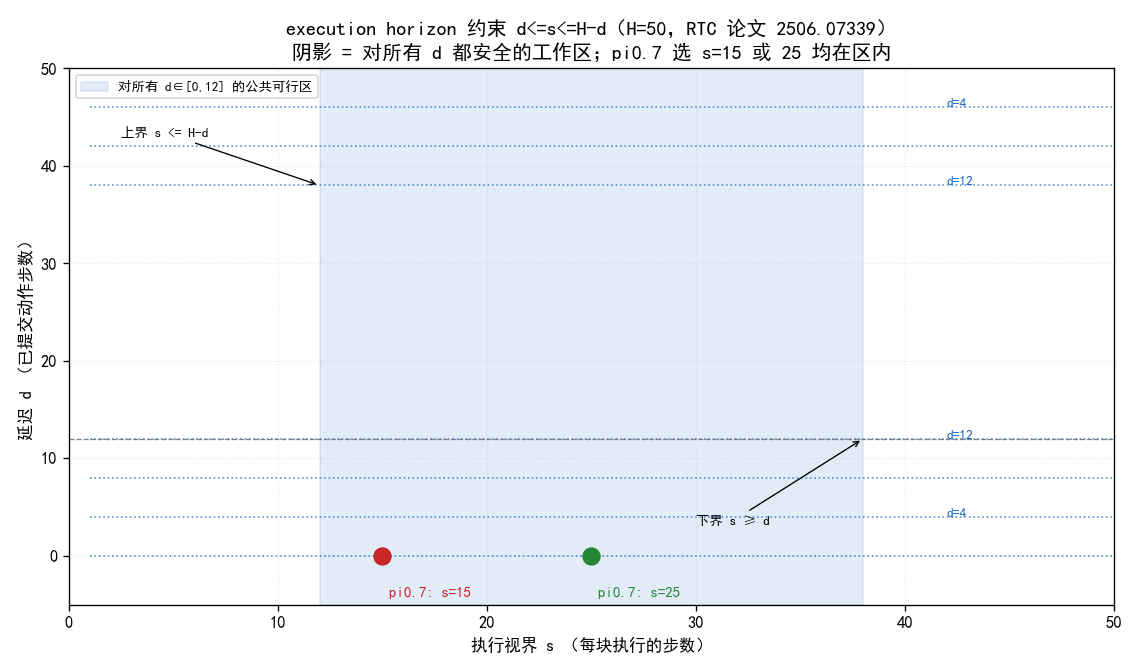

The script that saved this image:
# -*- coding: utf-8 -*-
"""PI0.7 可视化：execution horizon 可行域 + 退视界执行时间线

【展示特色】RTC 论文（2506.07339）把「延迟 d」与「执行视界 ŝ」绑成一对
             必须协同选择的超参：d<=s<=H-d。pi0.7 用 H=50、s={15,25}、
             d∈[0,12]。本脚本把这两张约束画成图，并真跑一次
             ChunkExecutionPolicy 观察队列水位与重推理时刻。
【图1】可行域：横轴 = 执行视界 ŝ，曲线族 = 不同延迟 d 给出不同允许区间
      [d, H-d]；阴影 = 对所有 d 都可行的公共区间；pi0.7 的手动取值
      （ŝ=15 红点 / ŝ=25 绿点，d 上限 12）落在公共区间内。
【图2】时间线：真实驱动 ChunkExecutionPolicy（H=8、ŝ=3、d_max=2），
      逐控制步记录队列占用；重推理时刻标橙色星，冻结前缀长度 d =
      重推理瞬间的队列残量。可看到「队列耗尽前就提前启动」的对接动作。

数据来源：ChunkExecutionPolicy 真实运行（random stub 动作，形状正确即可）。
"""
import matplotlib
matplotlib.use("Agg")
import matplotlib.pyplot as plt
import numpy as np
import torch

from _shared import OUT, setup_fonts, C_STD, C_NEW, C_AUX, C_WARN  # noqa: E402
from models.vla.pi07.modules.chunk_execution import ChunkExecutionPolicy  # noqa: E402

setup_fonts()


# ---------------------------------------------------------------------------
# 图1：可行域
# ---------------------------------------------------------------------------
def plot_feasible_region() -> tuple:
    """绘制可行域约束图，返回 (fig, text)。

    Returns:
        (fig, text): matplotlib Figure 对象和关键发现文本摘要。
    """
    H = 50                       # 论文 π0.7：50 步动作块
    d_list = [0, 4, 8, 12]       # 论文：simulate delays 0 to 12
    picks = {15: C_STD, 25: C_NEW}   # 论文 ŝ ∈ {15,25}

    fig, ax = plt.subplots(figsize=(9.5, 5.6))
    s = np.linspace(1, H, 300)
    # 公共可行区间 [max_d, H − max_d] 阴影
    dmax = max(d_list)
    ax.axvspan(dmax, H - dmax, color=C_AUX, alpha=0.12,
               label="对所有 d∈[0,%d] 的公共可行区" % dmax)
    # 各 d 的不等式边界
    for d in d_list:
        ax.plot(s, d * np.ones_like(s), ls=":", color=C_AUX, lw=1.0, alpha=0.7)
        ax.plot(s, (H - d) * np.ones_like(s), ls=":", color=C_AUX, lw=1.0, alpha=0.7)
    ax.annotate("下界 s ≥ d", xy=(H - dmax, dmax), xytext=(30, 3.2),
                fontsize=8, arrowprops=dict(arrowstyle="->", lw=0.8))
    ax.annotate("上界 s <= H-d", xy=(dmax, H - dmax), xytext=(2.5, 43),
                fontsize=8, arrowprops=dict(arrowstyle="->", lw=0.8))
    # 边界曲线族标注（标两条典型 d）
    for d in (4, 12):
        ax.annotate("d=%d" % d, xy=(42, H - d), fontsize=8, color=C_AUX)
        ax.annotate("d=%d" % d, xy=(42, d), fontsize=8, color=C_AUX)
    # π0.7 手动取值
    for s7, c in picks.items():
        ax.plot([s7], [0], marker="o", ms=10, color=c, zorder=5)
        ax.annotate("pi0.7: s=%d" % s7, xy=(s7, 0), xytext=(s7 + 0.3, -4.2),
                    fontsize=9, color=c)
    ax.axhline(dmax, color="0.5", lw=0.8, ls="--")
    ax.set_xlim(0, H); ax.set_ylim(-5, H)
    ax.set_xlabel("执行视界 s （每块执行的步数）")
    ax.set_ylabel("延迟 d （已提交动作步数）")
    ax.set_title("execution horizon 约束 d<=s<=H-d（H=50，RTC 论文 2506.07339）\n"
                 "阴影 = 对所有 d 都安全的工作区；pi0.7 选 s=15 或 25 均在区内")
    ax.legend(fontsize=8, loc="upper left")
    ax.grid(alpha=0.25, ls=":")
    fig.tight_layout()

    text = (f"execution horizon 可行域: H={H}, d_max={dmax}\n"
            f"公共可行区间: [{dmax}, {H - dmax}]\n"
            f"π0.7 取值: s=15 和 s=25 均在公共区间内")
    return fig, text


# ---------------------------------------------------------------------------
# 图2：真实执行时间线
# ---------------------------------------------------------------------------
class _StubActionModel:
    """最小 stub：sample_actions 返回可辨认的线性动作块。

    动作块设为 chunk[i] = 1000 + block_idx*H + i，这样每一块的每一格动作
    都能反推出「它来自哪个块的哪一步」——时间线上就能画出冻结前缀的
    真实来源。
    """

    def __init__(self, horizon: int, adim: int):
        self.config = type("C", (), {"action_horizon": horizon})()
        self._adim = adim
        self._call = 0

    def sample_actions(self, images, text_tokens, **kwargs):
        H = self.config.action_horizon
        base = self._call * H
        self._call += 1
        # (B=1, H, A)，dim1 才是 chunk 步 —— 与真实 sample_actions 同布局
        chunk = torch.arange(base, base + H).unsqueeze(0).unsqueeze(-1)
        chunk = chunk.repeat(1, 1, self._adim)
        return chunk


def run_policy_timeline(H: int, s_hat: int, d_max: int, n_steps: int):
    """真跑 ChunkExecutionPolicy，返回每个控制步的 (队列占用, 是否重推理, 冻结长度)。

    Returns:
        occ:    (n_steps,) 每步执行后队列剩余
        recomp: (n_steps,) bool 该步发生重推理
        d:      (n_steps,) 该步重推理时使用的冻结前缀长度
        which:  (n_steps,) 每步动作来自哪个 chunk（model._call 快照）
    """
    model = _StubActionModel(H, 3)
    policy = ChunkExecutionPolicy(model, n_action_steps=s_hat, rtc_max_delay=d_max)
    occ, recomp, d_used, chunk_id = [], [], [], []
    images = torch.zeros(1, 3, 28, 28)
    text_tokens = torch.ones(1, 4, dtype=torch.long)
    for step in range(n_steps):
        pre = len(policy._queue)
        with_cid = model._call
        _ = policy(images, text_tokens)
        post = len(policy._queue)
        recomp.append(pre <= d_max or pre == 0)   # 触发条件与 __call__ 一致
        # 重推理时冻结前缀 = 触发瞬时的队列残量
        d_used.append(pre if recomp[-1] else 0)
        which = with_cid                       # 该步动作属哪个 chunk
        chunk_id.append(which)
        occ.append(post)
    return (np.array(occ), np.array(recomp),
            np.array(d_used), np.array(chunk_id))


def plot_policy_timeline() -> tuple:
    """绘制退视界执行时间线图，返回 (fig, text)。

    Returns:
        (fig, text): matplotlib Figure 对象和关键发现文本摘要。
    """
    H, s_hat, d_max, n = 8, 5, 2, 26
    occ, recomp, d_used, chunk_id = run_policy_timeline(H, s_hat, d_max, n)

    fig, ax = plt.subplots(figsize=(11.5, 4.2))
    x = np.arange(1, n + 1)
    ax.plot(x, occ, "-o", ms=4, color=C_AUX, lw=1.6, label="执行后队列剩余")
    # 重推理时刻
    for i in np.where(recomp)[0]:
        ax.axvline(i + 1, color=C_NEW, lw=2.2, alpha=0.55)
        ax.plot([i + 1], [occ[i]], marker="*", ms=14, color=C_WARN, zorder=6)
        ax.annotate("d=%d" % d_used[i], xy=(i + 1, occ[i] + 0.25), fontsize=7,
                    ha="center", color=C_WARN)
    # chunk 来源着色带
    chg = np.where(np.diff(chunk_id))[0] + 1
    cmap = {0: (0.90, 0.90, 0.95), 1: (0.92, 0.96, 0.92), 2: (0.97, 0.95, 0.90)}
    prev = 0
    for c in list(chg) + [n]:
        ax.axvspan(prev, c, color=cmap[chunk_id[prev] % 3], alpha=0.55)
        prev = c
    ax.axhline(s_hat, color="0.55", ls="--", lw=1.0)
    ax.annotate("每块执行 s=%d 步" % s_hat, xy=(1, s_hat), xytext=(1.1, s_hat - 1.4),
                fontsize=8, color="0.4")
    ax.text(n * 1.005, 0, "每块入队 %d 步" % (s_hat - d_max), fontsize=8, color="0.4")
    ax.set_xlim(1, n); ax.set_ylim(-0.5, max(occ) + 1.5)
    ax.set_xticks(x)
    ax.set_xlabel("控制步")
    ax.set_ylabel("队列剩余动作数")
    ax.set_title("退视界执行（H=8, s=5, d_max=2）：绿竖线 = 低水位触发重推理\n"
                 "星标 = 重推理瞬间，冻结前缀长度 d = 队列残量（正是 RTC 训练所学的形态）")
    ax.legend(fontsize=8, loc="upper right")
    ax.grid(alpha=0.25, ls=":")
    fig.tight_layout()

    n_recomp = int(recomp.sum())
    ds = d_used[d_used > 0]
    text = (f"{n} 步内重推理 {n_recomp} 次，冻结前缀长度分布: d={sorted(ds.tolist())}\n"
            f"队列占用区间: [{occ.min()}, {occ.max()}]")
    return fig, text


def main() -> None:
    fig1, text1 = plot_feasible_region()
    fig1.savefig(OUT / "plot_execution_horizon.png", dpi=120)
    plt.close(fig1)
    print(text1)

    fig2, text2 = plot_policy_timeline()
    fig2.savefig(OUT / "plot_execution_timeline.png", dpi=120)
    plt.close(fig2)
    print(text2)


if __name__ == "__main__":
    main()
